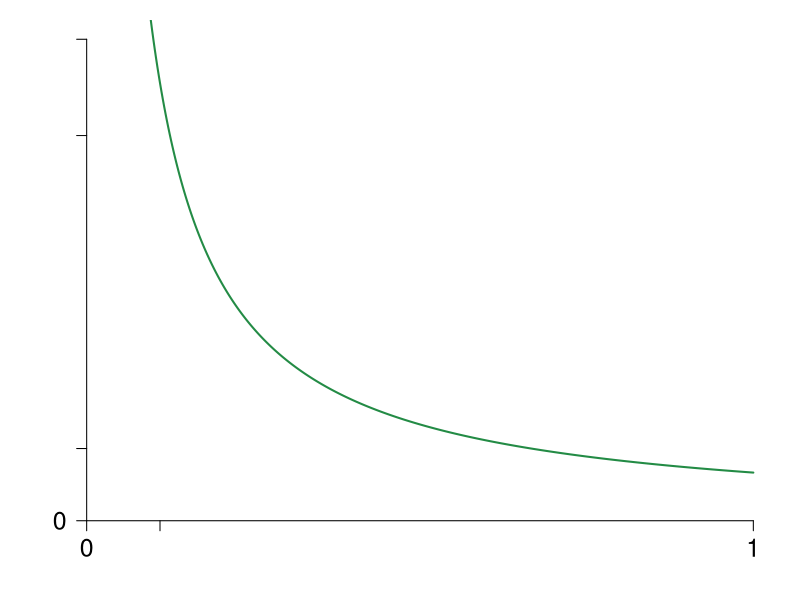

R code for this plot:
require(ggplot2)
require(shape)
require(plotrix)
pdf(file = "information_power/ch10_newfigure.pdf", width = 9, height = 7)

#Set parameters for graphics
pointsize <- 1.8
axislabelsize <- 1.8
labelsize <- 1.5
namesize <- 1.8
annotatesize <- 1.5
graphlinewidth <- 2
segmentlinewidth <- 1.5

disutilityFn <- function(q, delta = 10) {
  delta /(q)
}

#COL <- c("#1B9E77", "#D95F02", "#7570B3", "#E7298A", "#66A61E", "#E6AB02", "#A6761D", "#666666")
COL <- c("#238b45","#7fc97f", "#beaed4", "#fdc086", "#ffff99")
par(mar =  c(3, 3, 1, 1))
xlims <- c(0, 10)
ylims <- c(0,10)


plot(0, 0, xlim = xlims, ylim = ylims, type = "n",
     xlab = expression(paste(""), cex = axislabelsize),
     ylab = expression(paste(""), cex = axislabelsize),
     xaxt = "n", yaxt = "n", cex.lab = axislabelsize, bty = "n")

npts <- 500 
npts2 <- 501
#Specify the sequences of points for graphing. 
xx1 <- seq(0, xlims[2], length.out = npts)
xx2 <- seq(xlims[1], xlims[2], length.out = npts)
xx3 <- seq(xlims[1], xlims[2], length.out = npts2)
xx4 <- seq(xlims[1], 25, length.out = npts2)

#Draw the lines for the graphs
lines(xx1, disutilityFn(xx1), col = COL[1], lwd = graphlinewidth)
#lines(xx2, solowCondition(xx2, delta = 5), col = COL[3], lwd = 4)
#lines(xx2, solowInfeas(xx2, delta = 5), col = COL[1], lwd = 4, lty = 2)

#Customize ticks and labels for the plot
ticksy <- c(0,1.5,8,10)
ylabels <- c(0, NA, NA, NA)
ticksx <- c(0, 10, 1.1)
xlabels <- c(0, 1.0, NA)
axis(1, at = ticksx, pos = 0, labels = xlabels, cex.axis = labelsize)

axis(2, at = ticksy, pos = 0, labels = ylabels, las = 1, cex.axis = labelsize)

# Axis labels 
#text(0.5*xlims[2], -3.5, expression(paste("Quality, ", q)), xpd = TRUE, cex = axislabelsize) 
#text(-0.115, 0.55*ylims[2], expression(paste("Disutility of providing quality, ", u)), xpd = TRUE, cex = axislabelsize, srt = 90) 

#Annotation of the  graphs
#text(0.65, 35, expression(paste("Distutility = ", frac(underline("u"), (1 - q)))), cex = labelsize)

#Line for the absolute maximum quality
#segments(1, 0, 1, 42, lty = 2, lwd = 1.5, col = "darkgray")

#Arrow to Slope of BRF
#Arrows(0.5, 13, 0.58, 13, col = "black", lty = 1, lwd = 2, arr.type = "triangle")
#text(0.27, 13, expression(paste("Slope = " - u[q], " = ", frac(underline("u"), (1 - q)^2))), cex = labelsize)

#Text to indicate delta = 5
#text(0.2, 38, expression(paste("Disutility of effort")), cex = labelsize)
#text(0.2, 36, expression(paste("set to ", underline("u"), " = 5")), cex = labelsize)

#Text for max quality
#text(1.1, 38, expression(paste("Maximum")), cex = labelsize)
#text(1.1, 36, expression(paste("level of")), cex = labelsize)
#text(1.1, 34, expression(paste("quality, q")), cex = labelsize)


dev.off()
